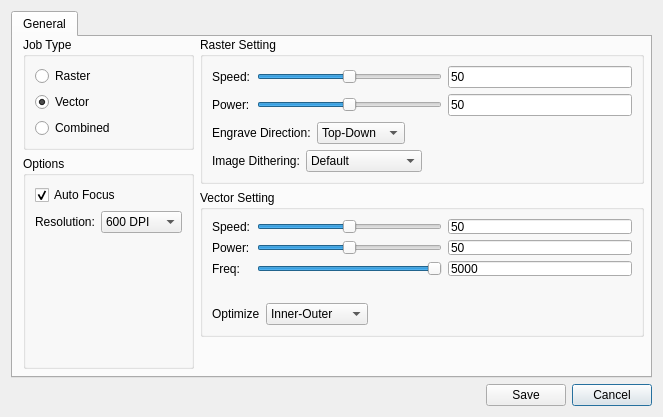
<?xml version="1.0" encoding="UTF-8"?>
<ui version="4.0">
 <class>LaserDialog</class>
 <widget class="QDialog" name="LaserDialog">
  <property name="geometry">
   <rect>
    <x>0</x>
    <y>0</y>
    <width>663</width>
    <height>417</height>
   </rect>
  </property>
  <property name="windowTitle">
   <string>Laser Settings</string>
  </property>
  <layout class="QVBoxLayout" name="verticalLayout_5">
   <item>
    <widget class="QTabWidget" name="tabWidget">
     <property name="currentIndex">
      <number>0</number>
     </property>
     <widget class="QWidget" name="tab">
      <attribute name="title">
       <string>General</string>
      </attribute>
      <widget class="QWidget" name="layoutWidget">
       <property name="geometry">
        <rect>
         <x>10</x>
         <y>0</y>
         <width>621</width>
         <height>332</height>
        </rect>
       </property>
       <layout class="QGridLayout" name="gridLayout_3">
        <item row="0" column="0">
         <widget class="QGroupBox" name="groupBox_3">
          <property name="title">
           <string>Job Type</string>
          </property>
          <layout class="QVBoxLayout" name="verticalLayout_3">
           <item>
            <widget class="QRadioButton" name="rasterRadio">
             <property name="text">
              <string>Raster</string>
             </property>
            </widget>
           </item>
           <item>
            <widget class="QRadioButton" name="vectorRadio">
             <property name="text">
              <string>Vector</string>
             </property>
             <property name="checked">
              <bool>true</bool>
             </property>
            </widget>
           </item>
           <item>
            <widget class="QRadioButton" name="combinedRadio">
             <property name="text">
              <string>Combined</string>
             </property>
            </widget>
           </item>
          </layout>
         </widget>
        </item>
        <item row="0" column="1" rowspan="2">
         <widget class="QGroupBox" name="groupBox">
          <property name="title">
           <string>Raster Setting</string>
          </property>
          <layout class="QVBoxLayout" name="verticalLayout">
           <item>
            <layout class="QGridLayout" name="gridLayout_2">
             <item row="0" column="0">
              <widget class="QLabel" name="label">
               <property name="text">
                <string>Speed:</string>
               </property>
              </widget>
             </item>
             <item row="0" column="1">
              <widget class="QSlider" name="rasterSpeedSlider">
               <property name="maximum">
                <number>100</number>
               </property>
               <property name="value">
                <number>50</number>
               </property>
               <property name="orientation">
                <enum>Qt::Horizontal</enum>
               </property>
              </widget>
             </item>
             <item row="0" column="2">
              <widget class="QLineEdit" name="rasterSpeed">
               <property name="text">
                <string>50</string>
               </property>
              </widget>
             </item>
             <item row="1" column="0">
              <widget class="QLabel" name="label_2">
               <property name="text">
                <string>Power:</string>
               </property>
              </widget>
             </item>
             <item row="1" column="1">
              <widget class="QSlider" name="rasterPowerSlider">
               <property name="maximum">
                <number>100</number>
               </property>
               <property name="value">
                <number>50</number>
               </property>
               <property name="orientation">
                <enum>Qt::Horizontal</enum>
               </property>
              </widget>
             </item>
             <item row="1" column="2">
              <widget class="QLineEdit" name="rasterPower">
               <property name="text">
                <string>50</string>
               </property>
              </widget>
             </item>
            </layout>
           </item>
           <item>
            <layout class="QHBoxLayout" name="horizontalLayout_3">
             <item>
              <widget class="QLabel" name="label_3">
               <property name="text">
                <string>Engrave Direction:</string>
               </property>
              </widget>
             </item>
             <item>
              <widget class="QComboBox" name="rasterDirection">
               <item>
                <property name="text">
                 <string>Top-Down</string>
                </property>
               </item>
               <item>
                <property name="text">
                 <string>Bottom-Up</string>
                </property>
               </item>
              </widget>
             </item>
             <item>
              <spacer name="horizontalSpacer">
               <property name="orientation">
                <enum>Qt::Horizontal</enum>
               </property>
               <property name="sizeHint" stdset="0">
                <size>
                 <width>40</width>
                 <height>20</height>
                </size>
               </property>
              </spacer>
             </item>
            </layout>
           </item>
           <item>
            <layout class="QHBoxLayout" name="horizontalLayout_4">
             <item>
              <widget class="QLabel" name="label_4">
               <property name="text">
                <string>Image Dithering:</string>
               </property>
              </widget>
             </item>
             <item>
              <widget class="QComboBox" name="rasterDithering">
               <item>
                <property name="text">
                 <string>Default</string>
                </property>
               </item>
               <item>
                <property name="text">
                 <string>Bayer</string>
                </property>
               </item>
               <item>
                <property name="text">
                 <string>Floyd-Steinberg</string>
                </property>
               </item>
               <item>
                <property name="text">
                 <string>Jarvis</string>
                </property>
               </item>
               <item>
                <property name="text">
                 <string>Burke</string>
                </property>
               </item>
               <item>
                <property name="text">
                 <string>Stucki</string>
                </property>
               </item>
               <item>
                <property name="text">
                 <string>Sierra2</string>
                </property>
               </item>
               <item>
                <property name="text">
                 <string>Sierra3</string>
                </property>
               </item>
              </widget>
             </item>
             <item>
              <spacer name="horizontalSpacer_2">
               <property name="orientation">
                <enum>Qt::Horizontal</enum>
               </property>
               <property name="sizeHint" stdset="0">
                <size>
                 <width>40</width>
                 <height>20</height>
                </size>
               </property>
              </spacer>
             </item>
            </layout>
           </item>
          </layout>
         </widget>
        </item>
        <item row="1" column="0" rowspan="3">
         <widget class="QGroupBox" name="groupBox_4">
          <property name="title">
           <string>Options</string>
          </property>
          <layout class="QVBoxLayout" name="verticalLayout_4">
           <item>
            <widget class="QCheckBox" name="autoFocusBox">
             <property name="text">
              <string>Auto Focus</string>
             </property>
             <property name="checked">
              <bool>true</bool>
             </property>
            </widget>
           </item>
           <item>
            <layout class="QHBoxLayout" name="horizontalLayout">
             <item>
              <widget class="QLabel" name="label_8">
               <property name="text">
                <string>Resolution:</string>
               </property>
              </widget>
             </item>
             <item>
              <widget class="QComboBox" name="resolutionCombo">
               <property name="currentIndex">
                <number>3</number>
               </property>
               <item>
                <property name="text">
                 <string>75 DPI</string>
                </property>
               </item>
               <item>
                <property name="text">
                 <string>150 DPI</string>
                </property>
               </item>
               <item>
                <property name="text">
                 <string>300 DPI</string>
                </property>
               </item>
               <item>
                <property name="text">
                 <string>600 DPI</string>
                </property>
               </item>
               <item>
                <property name="text">
                 <string>1200 DPI</string>
                </property>
               </item>
              </widget>
             </item>
            </layout>
           </item>
           <item>
            <spacer name="verticalSpacer">
             <property name="orientation">
              <enum>Qt::Vertical</enum>
             </property>
             <property name="sizeHint" stdset="0">
              <size>
               <width>20</width>
               <height>108</height>
              </size>
             </property>
            </spacer>
           </item>
          </layout>
         </widget>
        </item>
        <item row="2" column="1">
         <widget class="QGroupBox" name="groupBox_2">
          <property name="title">
           <string>Vector Setting</string>
          </property>
          <layout class="QFormLayout" name="formLayout">
           <item row="0" column="0" colspan="2">
            <layout class="QGridLayout" name="gridLayout">
             <item row="0" column="0">
              <widget class="QLabel" name="label_5">
               <property name="text">
                <string>Speed:</string>
               </property>
              </widget>
             </item>
             <item row="0" column="1">
              <widget class="QSlider" name="vectorSpeedSlider">
               <property name="maximum">
                <number>100</number>
               </property>
               <property name="value">
                <number>50</number>
               </property>
               <property name="orientation">
                <enum>Qt::Horizontal</enum>
               </property>
              </widget>
             </item>
             <item row="0" column="2">
              <widget class="QLineEdit" name="vectorSpeed">
               <property name="text">
                <string>50</string>
               </property>
              </widget>
             </item>
             <item row="1" column="0">
              <widget class="QLabel" name="label_6">
               <property name="text">
                <string>Power:</string>
               </property>
              </widget>
             </item>
             <item row="1" column="1">
              <widget class="QSlider" name="vectorPowerSlider">
               <property name="maximum">
                <number>100</number>
               </property>
               <property name="value">
                <number>50</number>
               </property>
               <property name="orientation">
                <enum>Qt::Horizontal</enum>
               </property>
              </widget>
             </item>
             <item row="1" column="2">
              <widget class="QLineEdit" name="vectorPower">
               <property name="text">
                <string>50</string>
               </property>
              </widget>
             </item>
             <item row="2" column="0">
              <widget class="QLabel" name="label_7">
               <property name="text">
                <string>Freq:</string>
               </property>
              </widget>
             </item>
             <item row="2" column="1">
              <widget class="QSlider" name="vectorFreqSlider">
               <property name="maximum">
                <number>5000</number>
               </property>
               <property name="singleStep">
                <number>50</number>
               </property>
               <property name="pageStep">
                <number>500</number>
               </property>
               <property name="value">
                <number>5000</number>
               </property>
               <property name="orientation">
                <enum>Qt::Horizontal</enum>
               </property>
              </widget>
             </item>
             <item row="2" column="2">
              <widget class="QLineEdit" name="vectorFreq">
               <property name="text">
                <string>5000</string>
               </property>
              </widget>
             </item>
            </layout>
           </item>
           <item row="1" column="0" colspan="2">
            <layout class="QHBoxLayout" name="horizontalLayout_5">
             <item>
              <widget class="QLabel" name="label_9">
               <property name="text">
                <string>Optimize</string>
               </property>
              </widget>
             </item>
             <item>
              <widget class="QComboBox" name="cutOptimize">
               <property name="currentIndex">
                <number>1</number>
               </property>
               <item>
                <property name="text">
                 <string>Simple</string>
                </property>
               </item>
               <item>
                <property name="text">
                 <string>Inner-Outer</string>
                </property>
               </item>
               <item>
                <property name="text">
                 <string>Shortest Path</string>
                </property>
               </item>            
              </widget>
             </item>
             <item>
              <spacer name="horizontalSpacer_4">
               <property name="orientation">
                <enum>Qt::Horizontal</enum>
               </property>
               <property name="sizeHint" stdset="0">
                <size>
                 <width>40</width>
                 <height>20</height>
                </size>
               </property>
              </spacer>
             </item>
            </layout>
           </item>
          </layout>
         </widget>
        </item>
       </layout>
      </widget>
     </widget>
    </widget>
   </item>
   <item>
    <layout class="QHBoxLayout" name="horizontalLayout_2">
     <item>
      <spacer name="horizontalSpacer_3">
       <property name="orientation">
        <enum>Qt::Horizontal</enum>
       </property>
       <property name="sizeHint" stdset="0">
        <size>
         <width>40</width>
         <height>20</height>
        </size>
       </property>
      </spacer>
     </item>
     <item>
      <widget class="QPushButton" name="cutButton">
       <property name="text">
        <string>Save</string>
       </property>
      </widget>
     </item>
     <item>
      <widget class="QPushButton" name="cancelButton">
       <property name="text">
        <string>Cancel</string>
       </property>
       <property name="default">
        <bool>true</bool>
       </property>
      </widget>
     </item>
    </layout>
   </item>
  </layout>
 </widget>
 <resources/>
 <connections>
  <connection>
   <sender>cancelButton</sender>
   <signal>clicked()</signal>
   <receiver>LaserDialog</receiver>
   <slot>reject()</slot>
   <hints>
    <hint type="sourcelabel">
     <x>544</x>
     <y>394</y>
    </hint>
    <hint type="destinationlabel">
     <x>298</x>
     <y>211</y>
    </hint>
   </hints>
  </connection>
  <connection>
   <sender>cutButton</sender>
   <signal>clicked()</signal>
   <receiver>LaserDialog</receiver>
   <slot>accept()</slot>
   <hints>
    <hint type="sourcelabel">
     <x>469</x>
     <y>394</y>
    </hint>
    <hint type="destinationlabel">
     <x>298</x>
     <y>211</y>
    </hint>
   </hints>
  </connection>
 </connections>
</ui>
